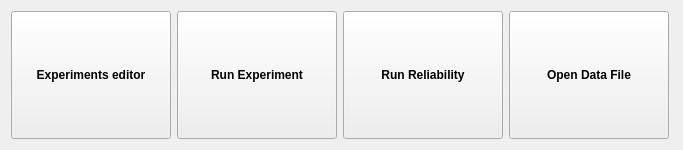
<?xml version="1.0" encoding="UTF-8"?>
<ui version="4.0">
 <class>HabitAppClass</class>
 <widget class="QMainWindow" name="HabitAppClass">
  <property name="geometry">
   <rect>
    <x>0</x>
    <y>0</y>
    <width>683</width>
    <height>150</height>
   </rect>
  </property>
  <property name="sizePolicy">
   <sizepolicy hsizetype="Fixed" vsizetype="Fixed">
    <horstretch>0</horstretch>
    <verstretch>0</verstretch>
   </sizepolicy>
  </property>
  <property name="minimumSize">
   <size>
    <width>683</width>
    <height>150</height>
   </size>
  </property>
  <property name="maximumSize">
   <size>
    <width>683</width>
    <height>150</height>
   </size>
  </property>
  <property name="windowTitle">
   <string>Habit</string>
  </property>
  <property name="windowIcon">
   <iconset resource="resources.qrc">
    <normaloff>:/resources/analysis.png</normaloff>:/resources/analysis.png</iconset>
  </property>
  <widget class="QWidget" name="centralWidget">
   <property name="sizePolicy">
    <sizepolicy hsizetype="Fixed" vsizetype="Fixed">
     <horstretch>0</horstretch>
     <verstretch>0</verstretch>
    </sizepolicy>
   </property>
   <layout class="QHBoxLayout" name="horizontalLayout">
    <property name="sizeConstraint">
     <enum>QLayout::SetMinAndMaxSize</enum>
    </property>
    <item>
     <widget class="QToolButton" name="toolButton">
      <property name="minimumSize">
       <size>
        <width>160</width>
        <height>128</height>
       </size>
      </property>
      <property name="font">
       <font>
        <weight>75</weight>
        <bold>true</bold>
       </font>
      </property>
      <property name="text">
       <string>Experiments editor</string>
      </property>
      <property name="icon">
       <iconset resource="resources.qrc">
        <normaloff>:/resources/pensil.png</normaloff>:/resources/pensil.png</iconset>
      </property>
      <property name="iconSize">
       <size>
        <width>80</width>
        <height>80</height>
       </size>
      </property>
      <property name="toolButtonStyle">
       <enum>Qt::ToolButtonTextUnderIcon</enum>
      </property>
     </widget>
    </item>
    <item>
     <widget class="QToolButton" name="toolButton_2">
      <property name="minimumSize">
       <size>
        <width>160</width>
        <height>128</height>
       </size>
      </property>
      <property name="font">
       <font>
        <weight>75</weight>
        <bold>true</bold>
       </font>
      </property>
      <property name="text">
       <string>Run Experiment</string>
      </property>
      <property name="icon">
       <iconset resource="resources.qrc">
        <normaloff>:/resources/rims.png</normaloff>:/resources/rims.png</iconset>
      </property>
      <property name="iconSize">
       <size>
        <width>80</width>
        <height>80</height>
       </size>
      </property>
      <property name="toolButtonStyle">
       <enum>Qt::ToolButtonTextUnderIcon</enum>
      </property>
     </widget>
    </item>
    <item>
     <widget class="QToolButton" name="toolButton_4">
      <property name="minimumSize">
       <size>
        <width>160</width>
        <height>128</height>
       </size>
      </property>
      <property name="font">
       <font>
        <family>MS Shell Dlg 2</family>
        <weight>75</weight>
        <bold>true</bold>
       </font>
      </property>
      <property name="text">
       <string>Run Reliability</string>
      </property>
      <property name="icon">
       <iconset resource="resources.qrc">
        <normaloff>:/resources/gear_wheel.png</normaloff>:/resources/gear_wheel.png</iconset>
      </property>
      <property name="iconSize">
       <size>
        <width>80</width>
        <height>80</height>
       </size>
      </property>
      <property name="toolButtonStyle">
       <enum>Qt::ToolButtonTextUnderIcon</enum>
      </property>
     </widget>
    </item>
    <item>
     <widget class="QToolButton" name="toolButton_3">
      <property name="minimumSize">
       <size>
        <width>160</width>
        <height>128</height>
       </size>
      </property>
      <property name="font">
       <font>
        <weight>75</weight>
        <bold>true</bold>
       </font>
      </property>
      <property name="text">
       <string>Open Data File</string>
      </property>
      <property name="icon">
       <iconset resource="resources.qrc">
        <normaloff>:/resources/analysis.png</normaloff>:/resources/analysis.png</iconset>
      </property>
      <property name="iconSize">
       <size>
        <width>80</width>
        <height>80</height>
       </size>
      </property>
      <property name="toolButtonStyle">
       <enum>Qt::ToolButtonTextUnderIcon</enum>
      </property>
     </widget>
    </item>
   </layout>
  </widget>
 </widget>
 <layoutdefault spacing="6" margin="11"/>
 <resources>
  <include location="resources.qrc"/>
 </resources>
 <connections>
  <connection>
   <sender>toolButton</sender>
   <signal>clicked()</signal>
   <receiver>HabitAppClass</receiver>
   <slot>newExperiment()</slot>
   <hints>
    <hint type="sourcelabel">
     <x>75</x>
     <y>89</y>
    </hint>
    <hint type="destinationlabel">
     <x>175</x>
     <y>-2</y>
    </hint>
   </hints>
  </connection>
  <connection>
   <sender>toolButton_2</sender>
   <signal>clicked()</signal>
   <receiver>HabitAppClass</receiver>
   <slot>runSavedExperiment()</slot>
   <hints>
    <hint type="sourcelabel">
     <x>307</x>
     <y>60</y>
    </hint>
    <hint type="destinationlabel">
     <x>342</x>
     <y>0</y>
    </hint>
   </hints>
  </connection>
  <connection>
   <sender>toolButton_3</sender>
   <signal>clicked()</signal>
   <receiver>HabitAppClass</receiver>
   <slot>runExperimentResults()</slot>
   <hints>
    <hint type="sourcelabel">
     <x>671</x>
     <y>87</y>
    </hint>
    <hint type="destinationlabel">
     <x>509</x>
     <y>1</y>
    </hint>
   </hints>
  </connection>
  <connection>
   <sender>toolButton_4</sender>
   <signal>clicked()</signal>
   <receiver>HabitAppClass</receiver>
   <slot>runReliability()</slot>
   <hints>
    <hint type="sourcelabel">
     <x>377</x>
     <y>100</y>
    </hint>
    <hint type="destinationlabel">
     <x>340</x>
     <y>120</y>
    </hint>
   </hints>
  </connection>
 </connections>
 <slots>
  <slot>newExperiment()</slot>
  <slot>runSavedExperiment()</slot>
  <slot>runExperimentResults()</slot>
  <slot>resultsViewerOptions()</slot>
  <slot>runReliability()</slot>
 </slots>
</ui>
